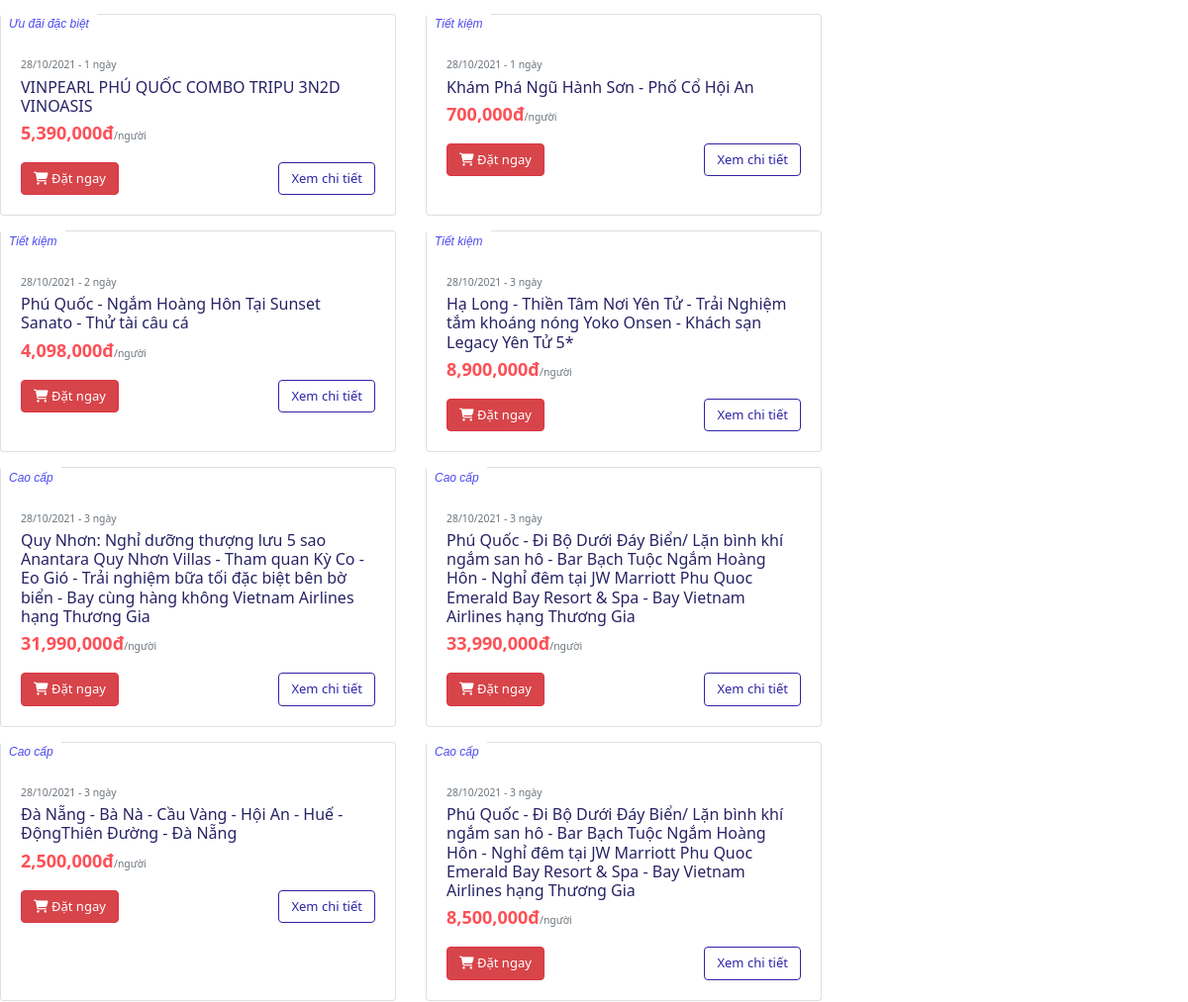
Before: /listtour.php (middle part) with the older database file.
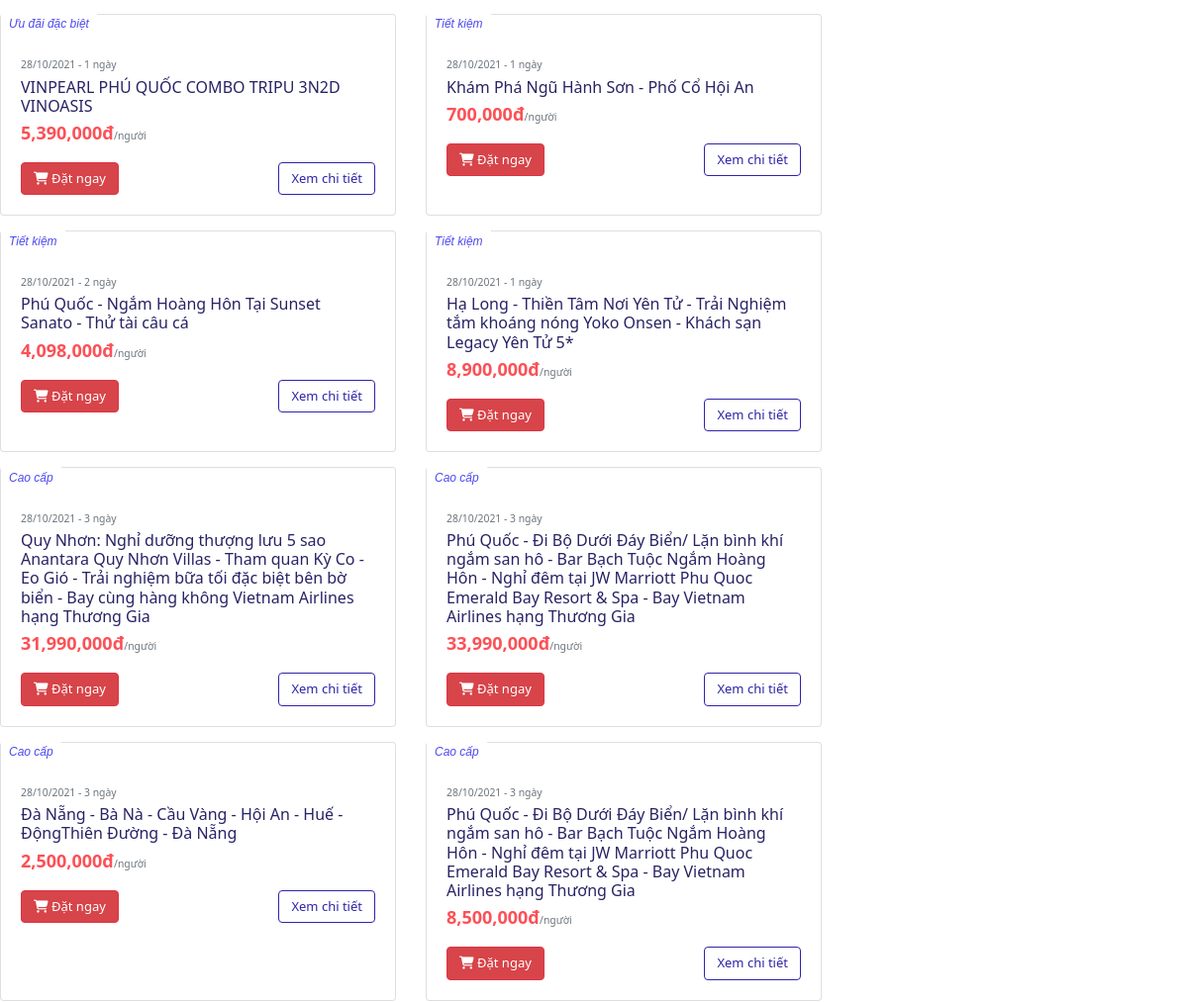
After: the same page with the newer database file.
### tables this page shows
CREATE TABLE `tours` (
  `tour_id` int(11) NOT NULL,
  `tour_name` varchar(255) NOT NULL,
  `description` varchar(5000) DEFAULT NULL,
  `places` varchar(500) NOT NULL,
  `day_count` int(11) NOT NULL,
  `res_id` int(11) DEFAULT NULL,
  `hotel_id` int(11) DEFAULT NULL,
  `price_per_person` int(11) NOT NULL,
  `image_1` varchar(255) NOT NULL,
  `image_2` varchar(255) NOT NULL,
  `image_3` varchar(255) NOT NULL,
  `image_4` varchar(255) NOT NULL,
  `city_id` int(11) NOT NULL,
  `tour_guide_id` int(11) DEFAULT NULL,
  `tour_type_id` int(10) NOT NULL,
  `tour_rank_id` int(10) NOT NULL,
  `travel_schedule` text DEFAULT NULL,
  `max` int(11) NOT NULL DEFAULT 6,
  `status` int(11) NOT NULL DEFAULT 1
);

CREATE TABLE `ranks` (
  `rank_id` int(10) NOT NULL,
  `rank_name` varchar(55) NOT NULL,
  `description` varchar(255) NOT NULL
);

### config/database-function.php (called while the page is built, shortened)
<?php
    require_once('database-connection.php');
    function simpleQuery($sql, bool $isGet = true, $params = []){
        global $conn;
        $stmt = $conn -> prepare($sql);
        $stmt -> execute();
        if($isGet){
            $record = $stmt -> get_result() -> fetch_all(MYSQLI_ASSOC);
            return $record;
        }else{
            return $stmt;
        }
    }
?>

### listtour.php (the view, shortened to what this page needs)
<?php
include("./templates/header.php");
if (isset($_GET['tour_type'])) {
    $tour = $_GET['tour_type'];
    $sql = "select count(tours.tour_id) as count,tours.tour_type_id, tours.tour_id, tours.tour_name,
    tours.price_per_person, tours.day_count, cities.city_name, tours.image_1,
    ranks.rank_name from tours, cities, ranks
    where status != -1 and tours.tour_type_id = $tour and  tours.city_id = cities.city_id
    and tours.tour_rank_id = ranks.rank_id group by tours.tour_id ORDER BY count DESC";
} else {
    $sql = "select * from tours, cities, ranks
    where status != -1 and tours.city_id = cities.city_id
    and tours.tour_rank_id = ranks.rank_id";
}
?>
<main>
    <div class="mr-auto ml-auto" style="max-width: 1300px">
        <br>
        <br>
        <div class="card-deck">
            <?php
            $tour = simpleQuery($sql);
            foreach ($tour as $t) {
                $price = $t["price_per_person"];
                $price = number_format($price, 0, "", ",");
                echo '
                <div class="card uu-dai taks">
                <div class="h-card-container">
                    <a href="more_info.php?tour_id=' . $t["tour_id"] . '">
                    <img src="' . $t["image_1"] . '" class="card-img-top h-latest-tour-image" alt="...">
                    </a>
                    <div class="h-card-rank">' . $t["rank_name"] . '</div>
                </div>
                <div class="card-body">
                    <p class="card-text mb-1"><small class="text-muted">28/10/2021 - ' . $t["day_count"] . ' ngày</small></p>
                    <a href="#"><h5 class="card-title pr-2 mb-1" style="color: #282365; font-size: medium;">' . $t["tour_name"] . '</h5></a>
                    <p class="card-text"><b style="font-size: large; color:#FD5056;">' . $price . 'đ</b><small class="text-muted">/người</small></p>
                    <a href="booking.php?tour_id=' . $t["tour_id"] . '" class="btn btn-danger" style="font-size: small; background-color: #D74449;"><i
                        class="fas fa-shopping-cart"></i>&#160;Đặt ngay</a>
                    <a href="more_info.php?tour_id=' . $t["tour_id"] . '" class="btn btn-light" style="font-size: small; background-color: #ffffff; float: right; border: 1px solid #2f24a7; color: #2f24a7;">Xem chi tiết</a>
                </div>
                </div>
            ';
            }
            ?>
        </div>
    </div>
</main>
<?php
include("./templates/footer.php");
?>

### templates/header.php (shortened to what this page needs)
<!DOCTYPE html>
<html lang="en">
<head>
  <link rel="stylesheet" href="https://pro.fontawesome.com/releases/v5.10.0/css/all.css" />
  <link href="//netdna.bootstrapcdn.com/font-awesome/3.2.1/css/font-awesome.css" rel="stylesheet">
  <link rel="stylesheet" href="https://stackpath.bootstrapcdn.com/bootstrap/4.3.1/css/bootstrap.min.css">
  <link rel="stylesheet" href="content/index.css">
  <link rel="stylesheet" href="./css/style.css">
  <link rel="stylesheet" type="text/css" href="https://cdn.jsdelivr.net/gh/kenwheeler/slick@1.8.1/slick/slick-theme.css" />
  <link rel="stylesheet" type="text/css" href="https://cdn.jsdelivr.net/npm/slick-carousel@1.8.1/slick/slick.css" />
</head>
<body>

### templates/footer.php (shortened to what this page needs)
</body>
</html>

### content/index.css (style rules this page uses)
body { padding: 0; margin: 0; box-sizing: border-box; }
.h-card-container { position: relative; }
.h-card-rank { font-family: mulish,sans-serif; color: #4d4aef; padding: 2px 8px 2px 8px; font-size: 12px; font-style: italic; bottom: 0px; background: white; position: absolute; }

### css/style.css (style rules this page uses)
:root { --bs-blue: #0d6efd; --bs-indigo: #6610f2; --bs-purple: #6f42c1; --bs-pink: #d63384; --bs-red: #dc3545; --bs-orange: #fd7e14; --bs-yellow: #ffc107; --bs-green: #198754; --bs-teal: #20c997; --bs-cyan: #0dcaf0; --bs-white: #fff; --bs-gray: #6c757d; --bs-gray-dark: #343a40; --bs-primary: #fd5056; --bs-secondary: #2d4271; --bs-success: #198754; --bs-info: #0dcaf0; --bs-warning: #ffc107; --bs-danger: #dc3545; --bs-light: #f8f9fa; --bs-dark: #212529; --bs-font-sans-serif: system-ui, -apple-system, "Segoe UI", Roboto, "Helvetica Neue", Arial, "Noto Sans", "Liberation Sans", sans-serif, "Apple Color Emoji", "Segoe UI Emoji", "Segoe UI Symbol", "Noto Color Emoji"; --bs-font-monospace: SFMono-Regular, Menlo, Monaco, Consolas, "Liberation Mono", "Courier New", monospace; --bs-gradient: linear-gradient( 180deg, rgba(255, 255, 255, 0.15), rgba(255, 255, 255, 0) ); --ui-icon-size-xs: 26px; --ui-icon-size-sm: 31px; --ui-icon-size-md: 39px; --ui-icon-size-lg: 47px; }
body { margin: 0; font-family: var(--bs-font-sans-serif); font-size: 13px; font-weight: 400; line-height: 1.5; color: #212529; background-color: #fff; -webkit-text-size-adjust: 100%; -webkit-tap-highlight-color: transparent; }
.taks { min-width: 400px; max-width: 400px; margin-bottom: 15px !important; }

Changed rows visible on the page:
changed tours (number 4 of 8 on the later page): day_count "3" → "1"
